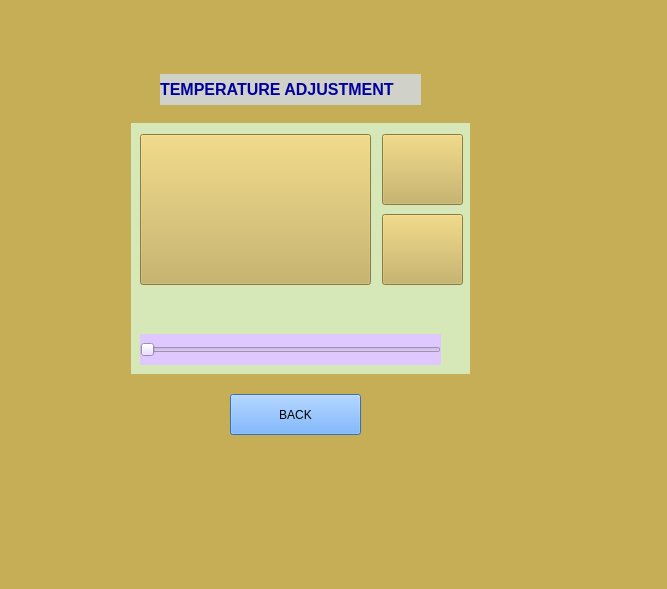
<?xml version="1.0" encoding="UTF-8"?>
<ui version="4.0">
 <class>seat_temp</class>
 <widget class="QWidget" name="seat_temp">
  <property name="geometry">
   <rect>
    <x>0</x>
    <y>0</y>
    <width>667</width>
    <height>589</height>
   </rect>
  </property>
  <property name="windowTitle">
   <string>Form</string>
  </property>
  <property name="styleSheet">
   <string notr="true">background-color: rgb(198, 174, 86);</string>
  </property>
  <widget class="QPushButton" name="back_btn">
   <property name="geometry">
    <rect>
     <x>230</x>
     <y>394</y>
     <width>131</width>
     <height>41</height>
    </rect>
   </property>
   <property name="styleSheet">
    <string notr="true">background-color: rgb(80, 156, 255);</string>
   </property>
   <property name="text">
    <string>BACK</string>
   </property>
  </widget>
  <widget class="QLabel" name="label">
   <property name="geometry">
    <rect>
     <x>131</x>
     <y>123</y>
     <width>339</width>
     <height>251</height>
    </rect>
   </property>
   <property name="styleSheet">
    <string notr="true">background-color: rgb(215, 232, 184);</string>
   </property>
   <property name="text">
    <string/>
   </property>
  </widget>
  <widget class="QPushButton" name="up_btn">
   <property name="geometry">
    <rect>
     <x>382</x>
     <y>134</y>
     <width>81</width>
     <height>71</height>
    </rect>
   </property>
   <property name="text">
    <string/>
   </property>
  </widget>
  <widget class="QPushButton" name="down_btn">
   <property name="geometry">
    <rect>
     <x>382</x>
     <y>214</y>
     <width>81</width>
     <height>71</height>
    </rect>
   </property>
   <property name="text">
    <string/>
   </property>
  </widget>
  <widget class="QPushButton" name="temp_btn">
   <property name="geometry">
    <rect>
     <x>140</x>
     <y>134</y>
     <width>231</width>
     <height>151</height>
    </rect>
   </property>
   <property name="styleSheet">
    <string notr="true">border-color: rgb(203, 0, 0);</string>
   </property>
   <property name="text">
    <string/>
   </property>
  </widget>
  <widget class="QSlider" name="horizontalSlider">
   <property name="geometry">
    <rect>
     <x>140</x>
     <y>334</y>
     <width>301</width>
     <height>31</height>
    </rect>
   </property>
   <property name="styleSheet">
    <string notr="true">background-color: rgb(223, 199, 255);</string>
   </property>
   <property name="orientation">
    <enum>Qt::Horizontal</enum>
   </property>
  </widget>
  <widget class="QLabel" name="label_5">
   <property name="geometry">
    <rect>
     <x>160</x>
     <y>74</y>
     <width>261</width>
     <height>31</height>
    </rect>
   </property>
   <property name="styleSheet">
    <string notr="true">background-color: rgb(208, 209, 200);</string>
   </property>
   <property name="text">
    <string>&lt;html&gt;&lt;head/&gt;&lt;body&gt;&lt;p&gt;&lt;span style=&quot; font-size:12pt; font-weight:600; color:#0000a1;&quot;&gt;TEMPERATURE ADJUSTMENT&lt;/span&gt;&lt;/p&gt;&lt;/body&gt;&lt;/html&gt;</string>
   </property>
  </widget>
 </widget>
 <resources/>
 <connections/>
 <buttongroups>
  <buttongroup name="buttonGroup"/>
 </buttongroups>
</ui>
